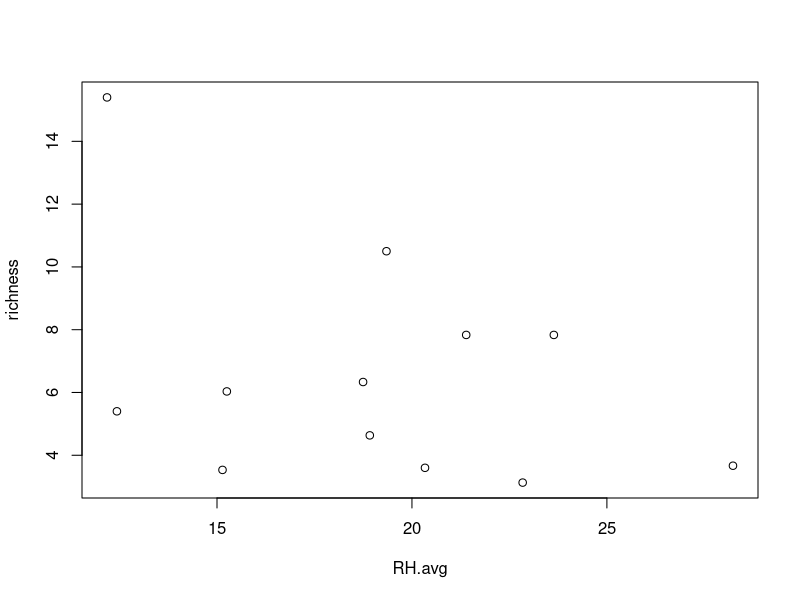
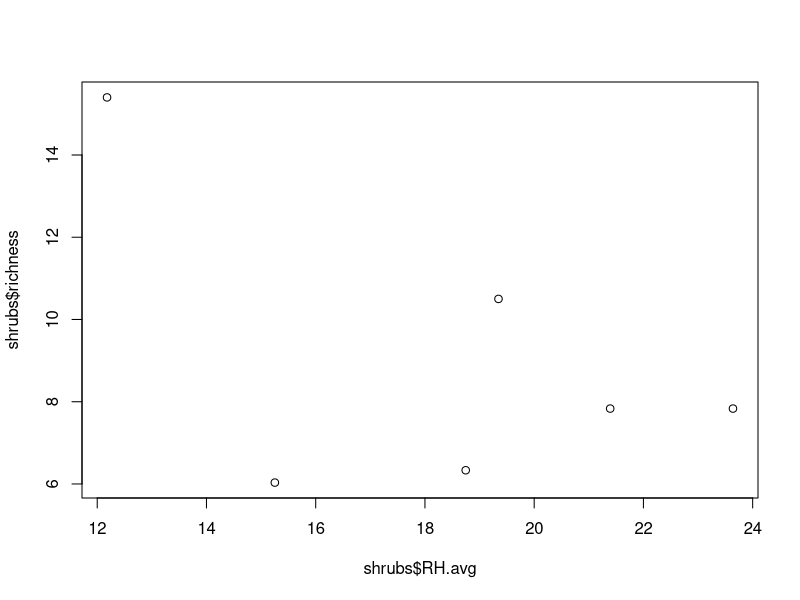
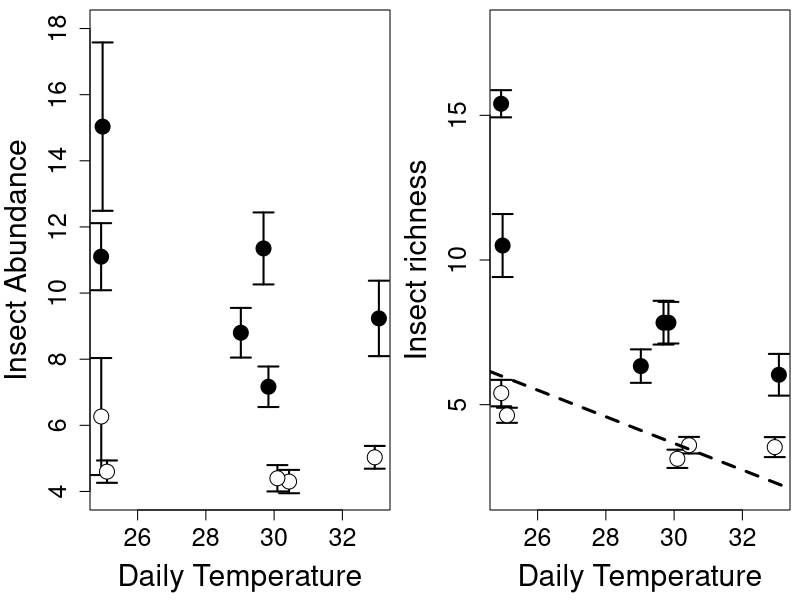
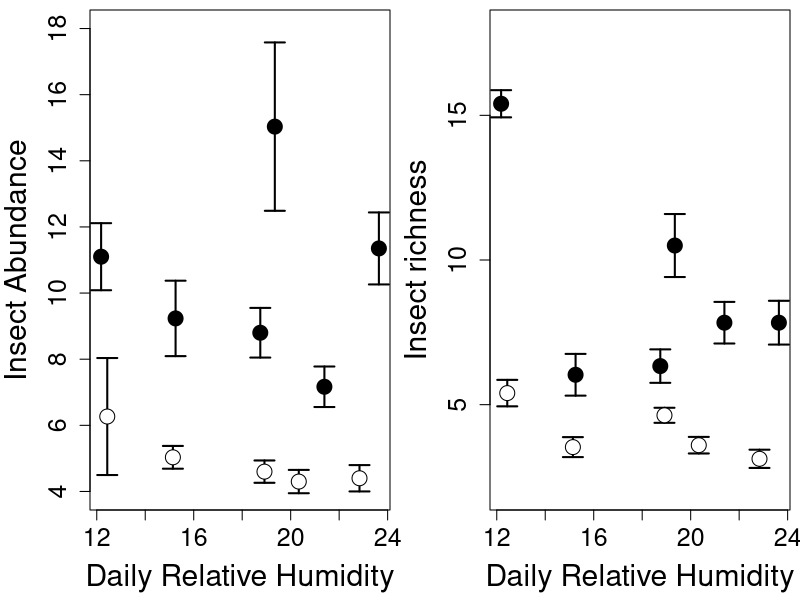
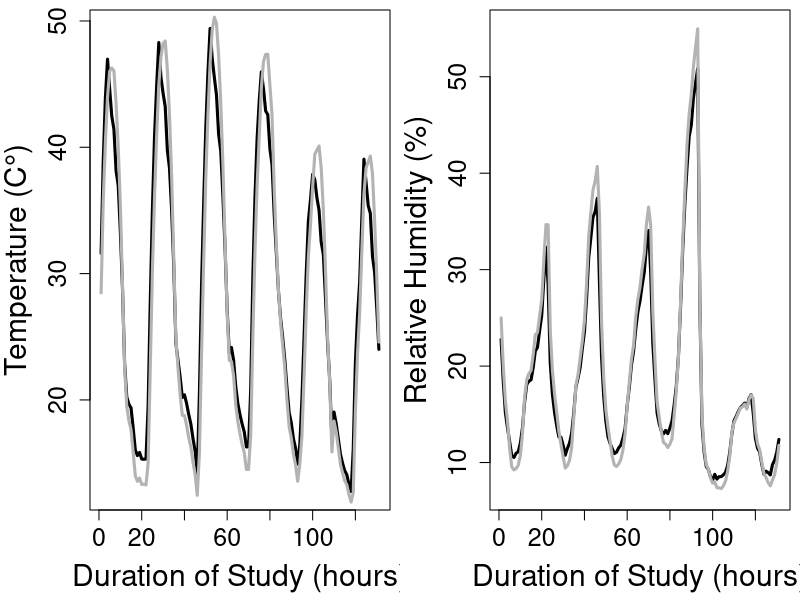

Here is the R script that generated these plots, in order:

day <- c(1,2,3,4,5,6,1,2,3,4,5,6)
micro <- c("open","open","open","open","open","open","shrub","shrub","shrub","shrub","shrub","shrub")
temp.avg<- c(32.948175,12.5,30.43798333,30.09579167,25.10313333,24.93531579,33.069475,29.02473333,29.83319167,29.68969167,24.97499167,24.93110526)
RH.avg<- c(15.14114063,28.23341667,20.33464583,22.839625,18.9189375,12.43319737,15.252,18.74651042,21.391625,23.63940625,19.346375,12.17963158)
temp.se<- c(2.554883762,1.443375673,2.357783576,2.122814007,1.662778904,2.107292906,2.838637402,2.402243768,2.704197854,2.429822781,1.954581323,2.434770875)
RH.se<- c(0.961615404,2.72052896,1.853840155,1.774854189,3.154404301,0.699100019,1.253223117,1.258215343,2.196627828,2.033246213,3.471244276,0.797876303)
richness<- c(3.533333333,3.666666667,3.6,3.129032258,4.633333333,5.4,6.033333333,6.333333333,7.833333333,7.833333333,10.5,15.4)
abundance<- c(5.033333333,5.133333333,4.3,4.4,4.6,6.266666667,9.233333333,8.8,7.166666667,11.35,15.03333333,11.1)
richness.se<- c(0.344858236,0.329867035,0.286075306,0.315319716,0.260341656,0.457127,0.721561737,0.578013509,0.719328124,0.756714271,1.088867386,0.469531)
abundance.se<- c(0.344023968,0.331257907,0.352821143,0.398383832,0.337672902,1.769083,1.140360231,0.75109116,0.612294222,1.0887499,2.545677076,1.014294)

error.bar <- function(x, y, upper, lower=upper, length=0.1,...){
if(length(x) != length(y) | length(y) !=length(lower) | length(lower) != length(upper))
stop("vectors must be same length")
arrows(x,y+upper, x, y-lower, angle=90, code=3, length=length, ...)
}


m1 <- t.test(temp.avg~micro)
m2 <- t.test(RH.avg~micro)
m3 <- t.test(richness~micro)
m4 <- t.test(abundance~micro)

plot(RH.avg,richness)
m1 <- lm(abundance~RH.avg)

data2 <- data.frame(day,micro,temp.avg,RH.avg,richness,abundance, temp.se, RH.se, richness.se,abundance.se)

shrubs <- subset(data2, micro=="shrub")
opens <- subset(data2, micro=="open")

plot(shrubs$RH.avg,shrubs$richness)

m1 <- lm(abundance~temp.avg, data=shrubs)
m2 <- lm(richness~temp.avg, data=shrubs)## sig

m3 <- lm(abundance~temp.avg, data=opens)
m4 <- lm(richness~temp.avg, data=opens) 


m1 <- lm(abundance~RH.avg, data=shrubs)
m2 <- lm(richness~RH.avg, data=shrubs)

m3 <- lm(abundance~RH.avg, data=opens)
m4 <- lm(richness~RH.avg, data=opens)



par(mfrow=c(1,2))
par(mar=c(4.5,4.5,.5,.5))
plot(shrubs$temp.avg,shrubs$abundance, pch=19, cex=2, cex.axis=1.5, cex.lab=1.8, xlab="Daily Temperature", ylab="Insect Abundance", ylim=c(4,18))
error.bar(shrubs$temp.avg,shrubs$abundance,shrubs$abundance.se, lwd=2)
error.bar(opens$temp.avg,opens$abundance,opens$abundance.se, lwd=2)
points(opens$temp.avg,opens$abundance, cex=2, pch=21, bg="White")



par(mar=c(4.5,4.5,.5,.5))
plot(shrubs$temp.avg,shrubs$richness, pch=19, cex=2, cex.axis=1.5, cex.lab=1.8, xlab="Daily Temperature", ylab="Insect richness", ylim=c(2,18))
error.bar(shrubs$temp.avg,shrubs$richness,shrubs$richness.se, lwd=2)
error.bar(opens$temp.avg,opens$richness,opens$richness.se, lwd=2)
points(opens$temp.avg,opens$richness, cex=2, pch=21, bg="White")
abline(m2, lwd=3, lty=2)



par(mfrow=c(1,2))
par(mar=c(4.5,4.5,.5,.5))
plot(shrubs$RH.avg,shrubs$abundance, pch=19, cex=2, cex.axis=1.5, cex.lab=1.8, xlab="Daily Relative Humidity", ylab="Insect Abundance", ylim=c(4,18))
error.bar(shrubs$RH.avg,shrubs$abundance,shrubs$abundance.se, lwd=2)
error.bar(opens$RH.avg,opens$abundance,opens$abundance.se, lwd=2)
points(opens$RH.avg,opens$abundance, cex=2, pch=21, bg="White")



par(mar=c(4.5,4.5,.5,.5))
plot(shrubs$RH.avg,shrubs$richness, pch=19, cex=2, cex.axis=1.5, cex.lab=1.8, xlab="Daily Relative Humidity", ylab="Insect richness", ylim=c(2,18))
error.bar(shrubs$RH.avg,shrubs$richness,shrubs$richness.se, lwd=2)
error.bar(opens$RH.avg,opens$richness,opens$richness.se, lwd=2)
points(opens$RH.avg,opens$richness, cex=2, pch=21, bg="White")


## line plots

day<-c(1,1,1,1,1,1,1,1,1,1,1,1,1,1,1,1,2,2,2,2,2,2,2,2,2,2,2,2,2,2,2,2,2,2,2,2,2,2,2,2,3,3,3,3,3,3,3,3,3,3,3,3,3,3,3,3,3,3,3,3,3,3,3,3,4,4,4,4,4,4,4,4,4,4,4,4,4,4,4,4,4,4,4,4,4,4,4,4,5,5,5,5,5,5,5,5,5,5,5,5,5,5,5,5,5,5,5,5,5,5,5,5,6,6,6,6,6,6,6,6,6,6,6,6,6,6,6,6,6,6,6)
time<-c(9,10,11,12,13,14,15,16,17,18,19,20,21,22,23,24,1,2,3,4,5,6,7,8,9,10,11,12,13,14,15,16,17,18,19,20,21,22,23,24,1,2,3,4,5,6,7,8,9,10,11,12,13,14,15,16,17,18,19,20,21,22,23,24,1,2,3,4,5,6,7,8,9,10,11,12,13,14,15,16,17,18,19,20,21,22,23,24,1,2,3,4,5,6,7,8,9,10,11,12,13,14,15,16,17,18,19,20,21,22,23,24,1,2,3,4,5,6,7,8,9,10,11,12,13,14,15,16,17,18,19)
Shrub.temp<-c(31.6064,38.9234,43.9194,46.9744,44.6074,42.4534,41.4252,38.1416,36.9828,33.347,28.8578,22.8648,20.2414,19.6604,19.3748,17.7906,16.0522,15.5942,15.843,15.3274,15.3034,15.3276,19.5234,27.785,35.043,40.8606,44.8942,48.2898,45.5554,44.2742,43.2314,39.7734,38.3426,35.0114,30.5784,24.4816,23.1036,21.7964,20.1936,20.4078,19.7268,18.847,18.0954,16.9392,15.9664,14.1536,20.4914,29.0392,35.6152,41.5722,45.9404,49.4014,47.0088,45.5256,44.1192,41.0324,39.6872,36.1142,32.054,27.099,23.7196,24.1518,23.1364,21.0752,19.7078,18.823,18.0952,17.4674,16.2816,16.2962,20.7712,29.6216,36.0058,40.6666,43.6854,45.9694,44.6148,42.8792,42.5824,39.8686,38.608,34.7058,31.6534,28.6178,26.4614,24.886,23.103,20.9274,18.9896,18.2,16.939,16.181,14.925,16.4632,20.1896,25.0796,30.0472,34.1656,35.8664,37.8618,37.4406,35.9988,35.0092,32.4932,31.5302,28.0924,24.5158,21.539,16.8436,19.0418,18.1332,16.9294,15.7136,14.9972,14.4036,14.0778,13.304,12.754,16.1032,22.9342,26.6886,29.3322,34.2954,39.055,37.206,35.3872,34.7684,31.382,30.1038,27.2592,24.0056)
Open.temp<-c(28.4746,35.7834,40.4218,43.98,46.0166,46.2738,46.0476,43.4724,40.0502,35.4734,29.1416,22.5868,19.5082,18.3616,17.6578,15.8618,13.996,13.5548,13.8144,13.3096,13.3388,13.2712,14.9964,22.4828,30.141,36.0922,40.9482,44.93,47.1448,48.215,48.4178,46.1676,42.5756,37.7656,31.2228,24.7878,22.5094,20.3792,18.7752,18.7658,18.024,16.9962,16.2818,15.079,14.1026,12.4502,15.7558,23.5834,31.033,37.625,42.5424,46.6304,49.2972,50.294,49.7856,47.2656,43.5086,38.6308,32.574,26.8162,23.1334,23.0454,21.9198,19.6222,18.2664,17.3152,16.4676,15.8192,14.4952,14.5002,17.2056,24.9186,31.6798,36.9478,40.873,44.7062,46.801,47.3438,47.3694,44.9064,42.5238,36.7282,32.2902,28.6532,26.0958,24.2918,22.4272,19.927,17.8716,16.9912,15.671,14.8684,13.5586,14.9548,17.1814,21.9774,27.0354,31.3326,33.9136,36.8604,39.4418,39.7824,40.1012,38.3612,35.0458,30.322,24.901,21.32,15.8834,18.3282,17.4864,16.21,14.897,14.2124,13.6028,13.2806,12.5136,11.9182,12.6638,19.037,23.7046,26.8598,31.7004,36.2876,38.3696,38.8426,39.303,37.91,34.2052,29.8036,24.5792)
Shrub.RH<-c(22.76475,18.449,15.1675,13.57825,12.1605,10.692,10.52975,10.9625,11.1125,12.01225,13.6055,16.29175,18.09225,18.43975,18.576,19.824,21.565,21.92975,23.64325,25.2505,29.03225,32.3265,28.36775,20.324,17.07725,15.214,13.841,12.6715,12.63,11.819,10.75975,11.461,12.00475,13.01925,15.139,17.85,18.7595,19.877,21.81225,23.542,26.965,31.23875,33.32325,35.46325,35.9945,37.39325,28.855,20.95925,16.90475,14.31675,12.6965,11.96525,11.448,10.93,11.06975,11.5115,11.79875,12.527,13.511,15.90675,17.80225,20.0945,21.56025,23.79625,25.6365,26.75375,28.34675,29.7475,32.43125,34.05475,29.81025,22.32775,18.57775,15.13175,14.0105,13.27875,12.972,13.334,13.00075,13.57175,14.34525,16.0025,17.94625,21.0895,26.2545,32.13525,36.8455,40.5465,43.768,44.97625,47.7965,49.3575,50.854,26.6485,13.9505,11.09425,9.58425,9.2825,8.51875,8.223,8.77675,8.28225,8.53525,8.53775,8.716,8.98375,9.69025,11.05075,13.00875,14.34675,14.77875,15.2935,15.702,15.9135,16.1675,15.7185,16.64,17.03775,15.10775,12.51375,11.48475,11.08825,9.8025,8.797,9.105,8.94575,8.7215,9.791,10.2355,11.06375,12.395)
Open.RH<-c(24.99425,20.05075,16.381,14.30525,11.4015,9.5495,9.23375,9.376,9.7155,10.7105,13.01925,16.7705,18.62275,19.23925,19.52175,21.1405,23.24375,23.47425,25.148,26.86425,31.04025,34.6725,34.6455,23.7415,19.58,17.106,15.23875,13.31275,11.90175,10.61025,9.42675,9.66275,10.2215,11.5215,14.6875,17.9925,19.10425,20.8955,22.6085,24.74625,28.54025,33.47,35.92175,38.2615,39.15775,40.7035,35.95025,24.609,18.86375,15.52575,13.71975,12.20325,10.64875,9.7375,9.593,9.84425,10.306,11.2635,12.92225,15.86125,18.30475,20.73275,22.16675,25.09175,26.93025,28.1775,30.10575,31.664,34.68275,36.48975,34.6105,25.68225,20.702,16.26925,14.697,13.16625,12.06625,11.9145,11.55075,11.905,12.48275,14.927,17.51725,20.97775,26.7505,33.01475,38.1075,42.9545,46.14525,48.1385,51.01225,53.05425,54.96575,26.891,14.81325,11.5285,9.762,9.316,8.4025,7.8575,7.986,7.39225,7.37425,7.3,7.5735,8.05875,9.06,10.632,13.1695,14.12975,14.60075,15.1495,15.665,15.77775,16.05875,15.548,16.515,17.00925,16.65325,13.402,11.97175,11.32825,10.0415,8.8695,8.44225,7.906,7.58575,8.19125,8.7505,9.91,11.78725)
Time <- seq(1,131,1)


par(mfrow=c(1,2))
par(mar=c(4.5,4.5,.5,.5))
plot(Time,Shrub.temp, type="n", xlab="Duration of Study (hours)", ylab="Temperature (C°)", cex.axis=1.5, cex.lab=1.8)
lines(Time,Shrub.temp, lwd=3)
lines(Time,Open.temp, lwd=3, col="Grey70")


par(mar=c(4.5,4.5,.5,.5))
plot(Time,Shrub.RH, type="n", xlab="Duration of Study (hours)", ylab="Relative Humidity (%)", cex.axis=1.5, cex.lab=1.8, ylim=c(7,55))
lines(Time,Shrub.RH, lwd=3)
lines(Time,Open.RH, lwd=3, col="Grey70")

t.test(Shrub.temp,Open.temp)
t.test(Shrub.RH,Open.RH)
